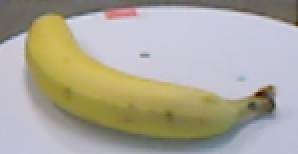
#> input picture data/banana_1/banana_1_1_154_crop.png, 149 x 77 px (shown 2 times larger); its folder holds 4 pictures in this run
$ python Recognizing.py
#> lines starting #> are read from the running program, lines starting #| are printed output that depends on the picture
import numpy as np
import cv2 as cv
import os
import pandas as pd
import sklearn
import sklearn.cluster
import sklearn.metrics
import sklearn.preprocessing

class Recognizer:
    def __init__(self) -> None:
        print("hello")
        self.objects = ['banana_1', 'calculator_1', 'camera_1', 'cell_phone_1', 'flashlight_1', 'food_bag_1', 'lemon_1', 'lightbulb_1', 'lime_1', 'marker_1']
        # self.bananaSet = []; self.calculatorSet = []; self.cameraSet = []; self.cellPhoneSet = []; self.flashlightSet = [];
        # self.foodBagSet = []; self.lemonSet = []; self.lightbulbSet = []; self.limeSet = []; self.markerSet = []
        for objectFolderName in self.objects:
            self.objectFolderPath = os.path.join(os.getcwd(), "data", objectFolderName)
            self.objectFolderList = os.listdir(self.objectFolderPath)
            self.objectFolderList.sort()
            self.objectFolderList = [os.path.join(self.objectFolderPath, x) for x in self.objectFolderList]
            self.objectFolderList = [x for x in self.objectFolderList if os.path.isfile(x) and x.endswith(".png")]
            self.objectFolderList = [cv.imread(x) for x in self.objectFolderList]
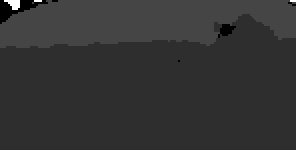
#> input picture data/banana_1/banana_1_1_203_depthcrop.png, 148 x 75 px (shown 2 times larger)
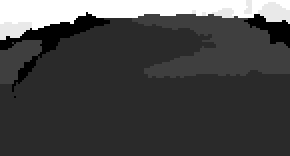
#> input picture data/banana_1/banana_1_1_99_depthcrop.png, 145 x 78 px (shown 2 times larger)
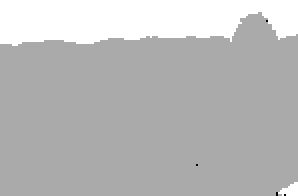
#> input picture data/banana_1/banana_1_2_152_depthcrop.png, 149 x 98 px (shown 2 times larger)
#> self.objectFolderList = 4 items
            # Choose random 90% of the objects to be the training set
            self.trainingSet = np.random.choice(len(self.objectFolderList), int(len(self.objectFolderList)*0.9), replace=False)
#> self.trainingSet = [2, 3, 1]
            self.trainingSet = [self.objectFolderList[x] for x in self.trainingSet]
#> self.trainingSet = 3 items
            print(self.trainingSet)
#> (printed output is left out)
            # Learning every object in the folder using sift
            self.trainingSet = [cv.SIFT_create().detectAndCompute(x, None) for x in self.trainingSet]
            # Choose the remaining 10% of the objects to be the testing set
            self.testingSet = [x for x in range(len(self.objectFolderList)) if x not in self.trainingSet]
#> self.testingSet = [0, 1, 2, 3]
            self.testingSet = [self.objectFolderList[x] for x in self.testingSet]
#> self.testingSet = 4 items
            self.testingSet = [cv.SIFT_create().detectAndCompute(x, None) for x in self.testingSet]

            # Use features with svm to train
#> (the run stopped early here; a loop or call above may not have finished)
